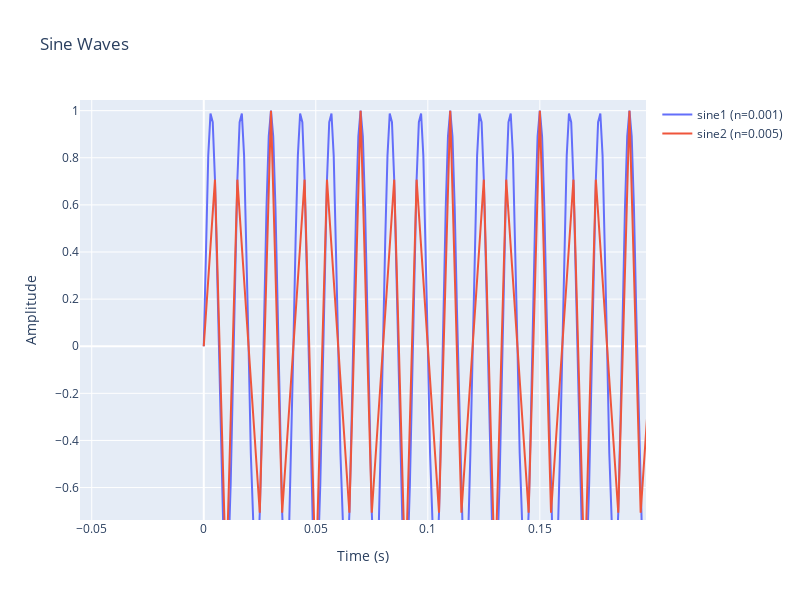
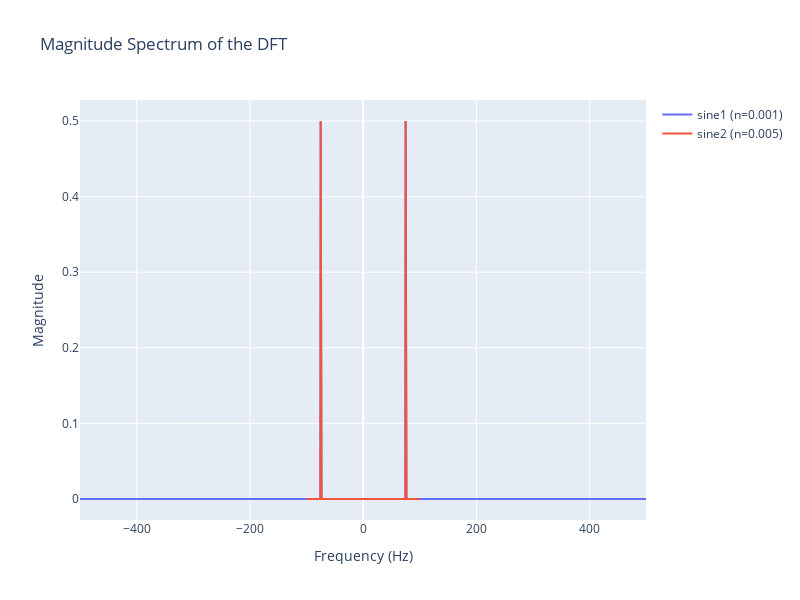
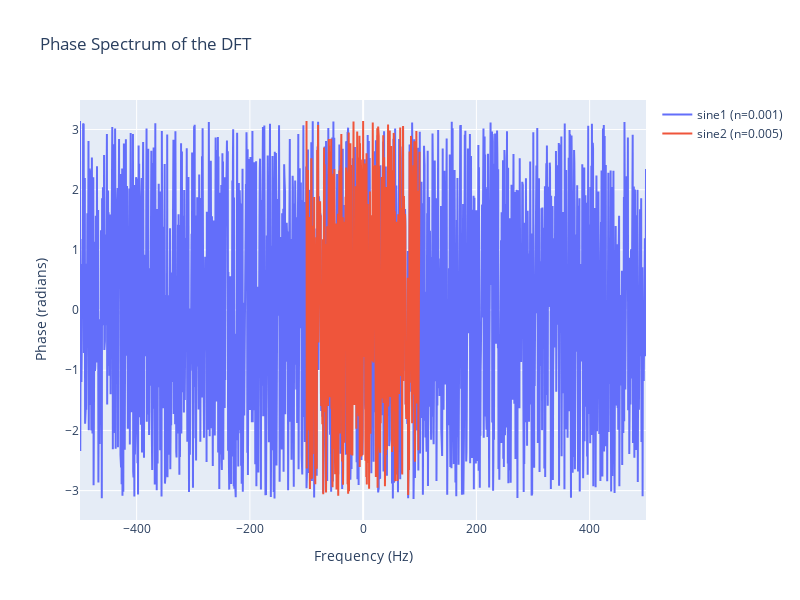

Notebook code for these charts, in order:
### Markdown cell above
# Waveform Generation and Analysis with Custom Time Steps

This notebook builds upon the foundation of the `wave_sampling_window_v4` notebook, introducing enhanced flexibility in waveform generation and analysis by allowing custom time steps for each selected waveform.

## Key Features:
- **Custom Time Steps**: Users can define individual time steps for different waveforms, enabling finer control over the waveform's resolution and the number of samples.
- **Waveform Generation**: The notebook supports the generation of various waveforms including sine waves, amplitude-modulated waves, frequency-modulated waves, and their combinations.
- **Windowing**: An option to apply different windowing techniques to the waveforms. This helps in reducing spectral leakage during frequency domain analysis.
- **DFT Analysis**: Each waveform undergoes Discrete Fourier Transform (DFT) analysis, providing insights into its frequency spectrum in terms of magnitude and phase.
- **Audio Rendering**: The generated waveforms can be saved as audio files. The audio rendering process involves resampling to a common sample rate (e.g., 44.1kHz) while preserving the original pitch and duration. 
- **Visualization**: The notebook uses Plotly for visualization, offering interactive plots for both time-domain waveforms and frequency-domain spectra.

## Usage:
1. Define waveform parameters such as amplitude, frequency, and phase.
2. Choose the desired waveforms from options like 'sine1', 'sine2', 'am', 'fm', 'sum', and 'comb'.
3. Specify custom time steps for each selected waveform.
4. Optionally apply windowing functions to the waveforms.
5. Visualize the generated waveforms in the time domain.
6. Analyze the frequency content of the waveforms through DFT magnitude and phase plots.
7. Render and listen to the waveforms as audio files.

**Note**: This enhanced capability of defining custom time steps allows users to experiment with varying resolutions and observe the effects on waveform generation, DFT analysis, and audio rendering.

### Code cell
import numpy as np
import plotly.graph_objects as go
from scipy.signal import get_window

# Define all parameters
time_steps = {'comb': 0.005, 'sine1': 0.001, 'sine2': 0.005, 'am': 0.005, 'fm': 0.005, 'sum': 0.005}
t_max = 2.0
selected_waveforms = ['sine1', 'sine2']

amp1, freq1, phase1 = 1.0, 75, 0*np.pi/2
amp2, freq2, phase2 = 1.0, 75, 0*np.pi/2

index_am = 1
index_fm = 0.1

apply_window = False
window_type = 'blackman'

fig_waveforms = go.Figure()
fig_dft_magnitude = go.Figure()
fig_dft_phase = go.Figure()
max_dft_amp = 0
min_dft_phase = np.inf

for waveform in selected_waveforms:
    n = time_steps[waveform]
    t = np.arange(0, t_max, n)
    num_samples = len(t)

    waveform_data = {}

    waveform_data['sine1'] = amp1 * np.sin(2*np.pi*freq1*t + phase1)
    waveform_data['sine2'] = amp2 * np.sin(2*np.pi*freq2*t + phase2)
    waveform_data['am'] = (amp1 + index_am * waveform_data['sine2']) * np.sin(2*np.pi*freq1*t + phase1)
    waveform_data['fm'] = amp1 * np.sin(2*np.pi*(freq1 + index_fm * waveform_data['sine2'])*t + phase1)
    waveform_data['sum'] = waveform_data['sine1'] + waveform_data['sine2']

    waveform_data['comb'] = np.zeros_like(t)
    half_period = int(t_max / (2 * n))

    for i in range(0, len(t), half_period):
        if (i // half_period) % 2 == 0:
            waveform_data['comb'][i:i+half_period] = waveform_data['sine1'][i:i+half_period]
        else:
            waveform_data['comb'][i:i+half_period] = waveform_data['sine2'][i:i+half_period]

 
    # Calculate and print sampling rate, Nyquist frequency, and total sample points for each waveform
    sampling_rate = 1 / n
    nyquist_freq = sampling_rate / 2
    total_points = len(t)
    freq_resolution = sampling_rate / total_points
    print(f"Waveform: {waveform}")
    print(f"Sampling rate: {sampling_rate} Hz")
    print(f"Nyquist frequency: {nyquist_freq} Hz")
    print(f"Total number of available sample points: {total_points}")
    print(f"Frequency Resolution: {freq_resolution} Hz")
    print("-" * 30)

    # DFT Magnitude and Phase Plots
    y = waveform_data[waveform]
    Y = np.fft.fft(y) / num_samples  # Normalizing by the number of samples
    freqs = np.fft.fftfreq(num_samples, d=n)
    inds = np.argsort(freqs)
    freqs = freqs[inds]
    Y = Y[inds]

    fig_dft_magnitude.add_trace(go.Scatter(x=freqs, y=np.abs(Y), mode='lines', name=f"{waveform} (n={n})" + (' - ' + window_type if apply_window else "")))
    fig_dft_phase.add_trace(go.Scatter(x=freqs, y=np.angle(Y), mode='lines', name=f"{waveform} (n={n})" + (' - ' + window_type if apply_window else "")))
    fig_waveforms.add_trace(go.Scatter(x=t, y=waveform_data[waveform], mode='lines', name=f"{waveform} (n={n})"))

fig_waveforms.update_layout(title='Sine Waves', xaxis_title='Time (s)', yaxis_title='Amplitude',
                            autosize=False, width=800, height=600)
fig_waveforms.show()

fig_dft_magnitude.update_layout(title='Magnitude Spectrum of the DFT', xaxis_title='Frequency (Hz)', yaxis_title='Magnitude',
                            autosize=False, width=800, height=600)
fig_dft_magnitude.show()

fig_dft_phase.update_layout(title='Phase Spectrum of the DFT', xaxis_title='Frequency (Hz)', yaxis_title='Phase (radians)',
                            autosize=False, width=800, height=600)
fig_dft_phase.show()

### Figure 1 — Plotly figure (JSON) as saved in the notebook; plotly's stock layout.template omitted (floating-point values rounded to 4 significant figures; data arrays with more than 128 entries replaced by an {"elided": "..."} marker saying what was removed)
{"data": [{"mode": "lines", "name": "sine1 (n=0.001)", "type": "scatter", "x": {"elided": "2000 float values"}, "y": {"elided": "2000 float values"}}, {"mode": "lines", "name": "sine2 (n=0.005)", "type": "scatter", "x": {"elided": "400 float values"}, "y": {"elided": "400 float values"}}], "layout": {"autosize": false, "dragmode": "pan", "height": 600, "title": {"text": "Sine Waves"}, "width": 800, "xaxis": {"autorange": false, "range": [-0.05524, 0.1974], "title": {"text": "Time (s)"}, "type": "linear"}, "yaxis": {"autorange": false, "range": [-0.7378, 1.045], "title": {"text": "Amplitude"}, "type": "linear"}}}

### Figure 2 — Plotly figure (JSON) as saved in the notebook; plotly's stock layout.template omitted (floating-point values rounded to 4 significant figures; data arrays with more than 128 entries replaced by an {"elided": "..."} marker saying what was removed)
{"data": [{"mode": "lines", "name": "sine1 (n=0.001)", "type": "scatter", "x": {"elided": "2000 float values"}, "y": {"elided": "2000 float values"}}, {"mode": "lines", "name": "sine2 (n=0.005)", "type": "scatter", "x": {"elided": "400 float values"}, "y": {"elided": "400 float values"}}], "layout": {"autosize": false, "height": 600, "title": {"text": "Magnitude Spectrum of the DFT"}, "width": 800, "xaxis": {"autorange": true, "range": [-500, 499.5], "title": {"text": "Frequency (Hz)"}, "type": "linear"}, "yaxis": {"autorange": true, "range": [-0.02778, 0.5278], "title": {"text": "Magnitude"}, "type": "linear"}}}

### Figure 3 — Plotly figure (JSON) as saved in the notebook; plotly's stock layout.template omitted (floating-point values rounded to 4 significant figures; data arrays with more than 128 entries replaced by an {"elided": "..."} marker saying what was removed)
{"data": [{"mode": "lines", "name": "sine1 (n=0.001)", "type": "scatter", "x": {"elided": "2000 float values"}, "y": {"elided": "2000 float values"}}, {"mode": "lines", "name": "sine2 (n=0.005)", "type": "scatter", "x": {"elided": "400 float values"}, "y": {"elided": "400 float values"}}], "layout": {"autosize": false, "height": 600, "title": {"text": "Phase Spectrum of the DFT"}, "width": 800, "xaxis": {"autorange": true, "range": [-500, 499.5], "title": {"text": "Frequency (Hz)"}, "type": "linear"}, "yaxis": {"autorange": true, "range": [-3.488, 3.491], "title": {"text": "Phase (radians)"}, "type": "linear"}}}
